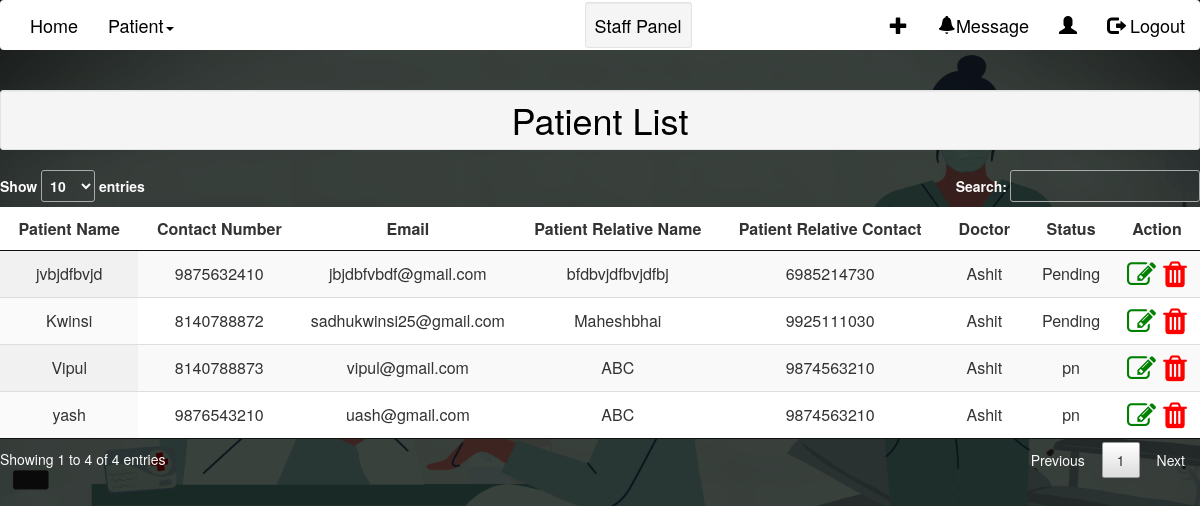
Before: /viewPatient/ with the older database file.
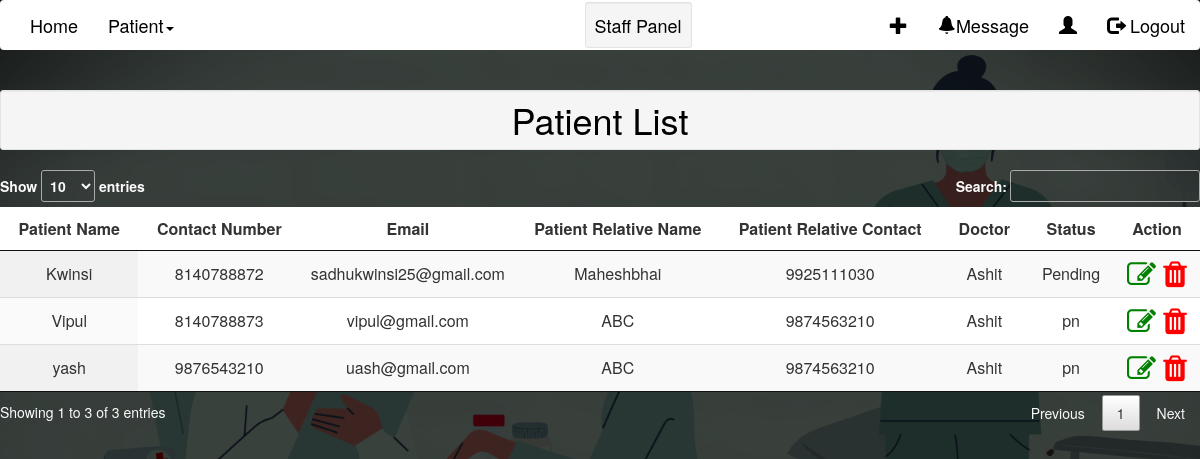
After: the same page with the newer database file.
### home/models.py (models this page shows, shortened)
class Patient(models.Model):
    caseNumber = models.IntegerField(('Case Number'),default=random.randint(100000,999999),unique=True)
    patientId = models.AutoField(primary_key=True)
    patientName = models.CharField(("Patient Name"),max_length=24)
    patientEmail = models.EmailField(("Email Id"),unique=True)
    GENDER_CHOICES = (
        ('M', 'Male'),
        ('F', 'Female'),
    )
    gender = models.CharField(max_length=1, choices=GENDER_CHOICES)
    phone = models.IntegerField(("Phone Number"),validators=[validate_phoneNumber],unique=True)
    patientRelativeNumber = models.IntegerField(("Relative's Phone number"),validators=[validate_phoneNumber])
    patientRelativeName = models.CharField(("Relative's name"),max_length=24)
    line1 = models.CharField(("Address line1"),max_length=250)
    line2 = models.CharField(("Address line2"),max_length=250)
    state = models.ForeignKey('State',on_delete=models.CASCADE,null=True)
    sname = State.objects.filter(stateName = state)
    city = models.ForeignKey('City',on_delete=models.CASCADE,null=True) #,limit_choices_to={'stateName': 1}
    pincode = models.IntegerField(("Pincode"),validators=[validate_pincode])
    previousHistory = models.CharField(("Previous history"),max_length=250)
    dob = models.DateField(("Date of birth"))
    bedNumber  = models.ForeignKey('Bed',on_delete=models.CASCADE,blank=True) #,limit_choices_to={'occupied': False}
    doctorName = models.ForeignKey('Doctor',on_delete=models.CASCADE,default=None,blank=True)
    doctorNotes = models.CharField(("Doctor Notes"),max_length=250,default=None,blank=True)
    doctorLastVisited = models.DateField(("Doctor last visited on"),default=None,blank=True)
    dateTime = models.DateTimeField(("Date Time"),default=now)
    pending = 'Pending'
    critical = 'Critical'
    recovering = 'Recovering'
    recovered = 'Recovered'
    deceased = 'Deceased'
    PATIENT_STATUS_CHOICES = [
        (pending,'pending'),
        (critical, 'critical'),
        (recovering, 'recovering'),
        (recovered, 'recovered'),
        (deceased, 'deceased'),]
    patientStatus = models.CharField(("Patient Status"),max_length=10,choices=PATIENT_STATUS_CHOICES,default=pending)

class Doctor(models.Model):
    doctorId = models.AutoField(primary_key=True)
    doctorName = models.CharField(("Doctor Name"),max_length=24)
    doctorUsername=models.CharField(("Doctor Username"),max_length=15)
    doctorPass=models.CharField(("Doctor Password"),max_length=100)
    doctorContact = models.IntegerField(("Doctor Contact"))
    Specialization = models.ForeignKey('Specialization',on_delete = models.CASCADE,null=False)
    def __str__(self):
        return self.doctorName

### home/views.py (the view)
# urls.py: path('viewPatient/',views.viewPatient,name="viewPatient"),
def viewPatient(request):
    viewData = Patient.objects.all()
    return render(request, 'viewPatient.html',{"viewData":viewData})

### home/templates/viewPatient.html (shortened to what this page needs)
{% load static %}
{% include 'staffNav.html' %}
<!DOCTYPE html>
<html lang="en">
<head>
    <link rel="stylesheet" href="https://use.fontawesome.com/releases/v5.8.1/css/all.css">
    <link  href="{% static 'css/responsive.css' %}" rel="stylesheet">
    <link  href="{% static 'css/jquery.mCustomScrollbar.min.css' %}" rel="stylesheet">
    <link rel="stylesheet" href="https://netdna.bootstrapcdn.com/font-awesome/4.0.3/css/font-awesome.css">
    <link  href="{% static 'css/owl.carousel.min.css' %}" rel="stylesheet">
    <link rel="stylesheet" href="https://cdnjs.cloudflare.com/ajax/libs/fancybox/2.1.5/jquery.fancybox.min.css" media="screen">
    <link rel="stylesheet" href="{% static 'css/dataTable.css' %}">
    <link rel="stylesheet" href="https://cdnjs.cloudflare.com/ajax/libs/font-awesome/4.7.0/css/font-awesome.min.css">
    <link rel="stylesheet" href="{% static 'css/staffNav.css' %}">
</head>
<body>
    <h1 class="text-center well well-sm  page-header"><strong>Patient List</strong></h1>
        <table id="example" class="display" style="width:100%;">
            <thead>
                <tr>
                    <th style="background-color: white;">Patient Name</th>
                    <th style="background-color: white;">Contact Number</th>
                    <th style="background-color: white;">Email</th>
                    <th style="background-color: white;">Patient Relative Name</th>
                    <th style="background-color: white;">Patient Relative Contact</th>
                    <th style="background-color: white;">Doctor</th>
                    <th style="background-color: white;">Status</th>
                    <th style="background-color: white;">Action</th>
                </tr>
            </thead>
            <tbody>
                {% for i in viewData %}
                <tr>
                    <td>{{i.patientName}}</td>
                    <td>{{i.phone}}</td>
                    <td>{{i.patientEmail}}</td>
                    <td>{{i.patientRelativeName}}</td>
                    <td>{{i.patientRelativeNumber}}</td>
                    <td>{{i.doctorName}}</td>
                    <td>{{i.patientStatus}}</td>
                    <td><i class="fa fa-edit" style="font-size:29px;color:green">&nbsp;<i class="fa fa-trash" style="font-size:30px;color:red"></i></td>
                </tr>
                {% endfor %}
            </tbody>
        </table>
</body>
</html>

Changed rows visible on the page:
removed Patient: patientName "jvbjdfbvjd", phone "9875632410", patientEmail "jbjdbfvbdf@gmail.com", patientRelativeName "bfdbvjdfbvjdfbj", patientRelativeNumber "6985214730", doctorName "Ashit", patientStatus "Pending"
Other visible differences:
text written by a page script: "Show entries Search: Showing 1 to 4 of 4 entries Previous 1 Next" → "Show entries Search: Showing 1 to 3 of 3 entries Previous 1 Next"
